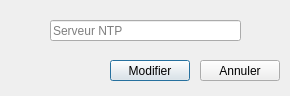
<?xml version="1.0" encoding="UTF-8"?>
<ui version="4.0">
 <class>modifierNtpMontre</class>
 <widget class="QDialog" name="modifierNtpMontre">
  <property name="geometry">
   <rect>
    <x>0</x>
    <y>0</y>
    <width>290</width>
    <height>96</height>
   </rect>
  </property>
  <property name="windowTitle">
   <string>Dialog</string>
  </property>
  <widget class="QLineEdit" name="ntp">
   <property name="geometry">
    <rect>
     <x>50</x>
     <y>20</y>
     <width>191</width>
     <height>21</height>
    </rect>
   </property>
   <property name="placeholderText">
    <string>Serveur NTP</string>
   </property>
  </widget>
  <widget class="QPushButton" name="modifier">
   <property name="geometry">
    <rect>
     <x>110</x>
     <y>60</y>
     <width>80</width>
     <height>21</height>
    </rect>
   </property>
   <property name="text">
    <string>Modifier</string>
   </property>
  </widget>
  <widget class="QPushButton" name="Annuler">
   <property name="geometry">
    <rect>
     <x>200</x>
     <y>60</y>
     <width>80</width>
     <height>21</height>
    </rect>
   </property>
   <property name="text">
    <string>Annuler</string>
   </property>
  </widget>
 </widget>
 <resources/>
 <connections/>
</ui>
